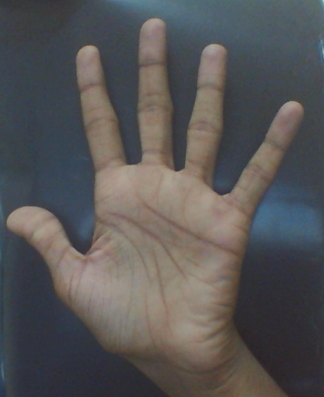
//> input picture testhand.png, 324 x 397 px
$ ./watershedcoins testhand.png   (built with g++ and OpenCV 4)
//> lines starting //> are read from the running program, lines starting //| are printed output that depends on the picture; after the words box and inside, x2 and y2 are one past the last pixel; in counts of white or black regions, pixels touching at a corner belong together
#include<opencv2/opencv.hpp>
#include<iostream>

using namespace cv;
using namespace std;

int value=0.5;

Mat img_gray_d_t_thresh_G;
Mat img_gray_d_t_G;

void dt_thresh_callback(int , void*) {
	//cout<<value<<endl;
	threshold(img_gray_d_t_G, img_gray_d_t_thresh_G, (float) (value/255), 1, THRESH_BINARY);
	imshow("dt-thresh", img_gray_d_t_thresh_G);
}

int main(int argc, char** argv) {
	Mat img_gray = imread(argv[1], CV_LOAD_IMAGE_GRAYSCALE);
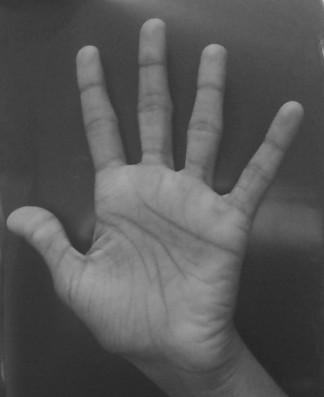
//> img_gray: 397 rows x 324 cols, CV_8UC1; min 37, max 199, mean 86
	Mat img_bgr = imread(argv[1], CV_LOAD_IMAGE_COLOR);
//> img_bgr is the input picture: 397 rows x 324 cols, CV_8UC3; mean B, G, R 86.2, 85.9, 87.7
	Mat img_gray_thresh(img_gray.rows, img_gray.cols, CV_32F, Scalar::all(0));
	Mat img_gray_d_t_thresh(img_gray.rows, img_gray.cols, CV_32F, Scalar::all(0));
	Mat img_gray_d_t(img_gray.rows, img_gray.cols, CV_32F, Scalar::all(0));
	Mat img_gray_otsu(img_gray.rows, img_gray.cols, CV_32F, Scalar::all(0));
	Mat img_gray_otsu_and_lapl(img_gray.rows, img_gray.cols, CV_32F, Scalar::all(0));

	Mat img1(img_gray.rows, img_gray.cols, CV_32F, Scalar::all(0));

	int kernel_size = 5;
	int scale = 1;
	int delta = 0;
	int ddepth = CV_8UC1;

	int dilation_type[] = {0,1,2};
	int dilation_size = 1;

	int erosion_type[] = {0,1,2};
	int erosion_size = 1;

	Mat elementDilate = getStructuringElement( dilation_type[1],
		Size( 2*dilation_size + 1, 2*dilation_size+1 ),
		Point( dilation_size, dilation_size ) );

	Mat elementErode = getStructuringElement( erosion_type[1],
		Size( 2*erosion_size + 1, 2*erosion_size+1 ),
		Point( erosion_size, erosion_size ) );

	threshold(img_gray, img_gray_otsu, 0, 255, THRESH_BINARY + THRESH_OTSU);
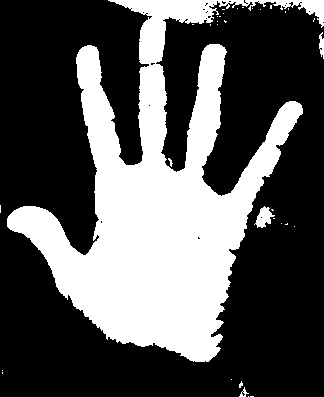
//> img_gray_otsu: 397 rows x 324 cols, CV_8UC1; 33.9% white; 34 white regions (29 under 20 px), largest, box (x1, y1, x2, y2) and area: (7, 0, 324, 362) 43118, (254, 206, 275, 228) 241, (319, 32, 324, 59) 89, (239, 387, 249, 397) 37, (168, 158, 173, 167) 20
	erode(img_gray_otsu, img1, getStructuringElement(erosion_type[1], Size(3,3), Point(1,1)));
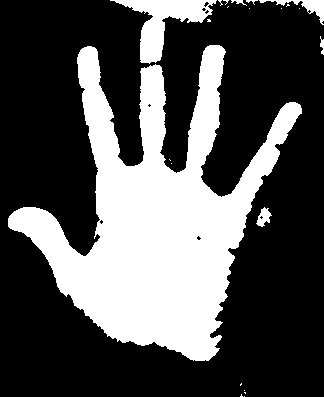
//> img1: 397 rows x 324 cols, CV_8UC1; 31.9% white; 22 white regions (15 under 20 px), largest, box (x1, y1, x2, y2) and area: (8, 45, 302, 361) 37869, (110, 0, 217, 64) 2421, (259, 0, 324, 25) 419
	namedWindow("otsu", WINDOW_AUTOSIZE);
	imshow("otsu", img_gray_otsu);
// [9 lines of commented-out code are left out]

	namedWindow("lapl-img", WINDOW_AUTOSIZE);
	imshow("lapl-img", img_gray);

	GaussianBlur( img_gray, img_gray, Size(5, 5), 2, 100);

	threshold(img_gray, img_gray_thresh, 0, 255, THRESH_BINARY + THRESH_OTSU);
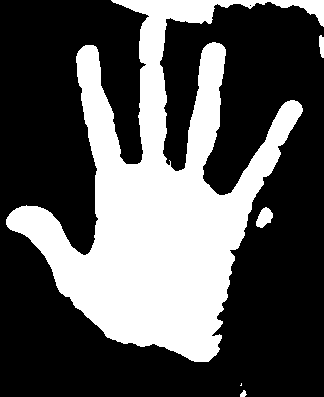
//> img_gray_thresh: 397 rows x 324 cols, CV_8UC1; 33.9% white; 5 white regions (1 under 20 px), largest, box (x1, y1, x2, y2) and area: (6, 0, 324, 362) 43275, (256, 207, 273, 228) 231, (319, 35, 324, 58) 94, (240, 390, 247, 397) 32
	bitwise_not(img_gray_thresh, img_gray_thresh);
	namedWindow("thresh", WINDOW_AUTOSIZE);
	imshow("thresh", img_gray_thresh);

	distanceTransform(img_gray_thresh, img_gray_d_t, CV_DIST_L2, 3);
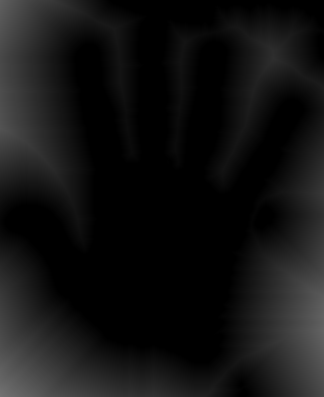
//> img_gray_d_t: 397 rows x 324 cols, CV_32FC1; min 0, max 114.2, mean 19.1
	normalize(img_gray_d_t, img_gray_d_t, 0, 1, NORM_MINMAX);
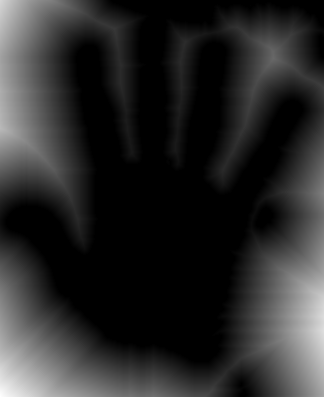
//> img_gray_d_t: 397 rows x 324 cols, CV_32FC1; min 0, max 1, mean 0.167
	namedWindow("dt", WINDOW_AUTOSIZE);
	imshow("dt", img_gray_d_t);

	img_gray_d_t.copyTo(img_gray_d_t_G);

	threshold(img_gray_d_t_G, img_gray_d_t_thresh_G,0.5, 1, THRESH_BINARY);
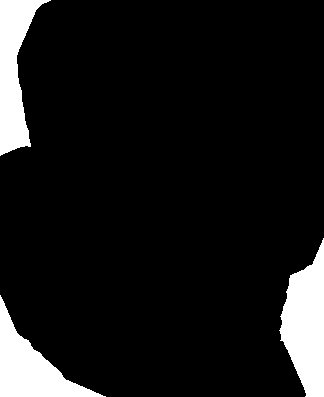
//> img_gray_d_t_thresh_G: 397 rows x 324 cols, CV_32FC1; values 0 (black) and 1 (white), 9.6% white; 3 white regions, box (x1, y1, x2, y2) and area: (279, 238, 324, 397) 4629, (0, 295, 106, 397) 3863, (0, 0, 51, 156) 3834
	namedWindow("dt-thresh", WINDOW_AUTOSIZE);
	imshow("dt-thresh", img_gray_d_t_thresh_G);
	createTrackbar("Threshold value","dt-thresh",&value,255,dt_thresh_callback);

	vector<Vec4i> lines;

	img_gray_d_t_G.convertTo(img_gray_d_t_G, CV_8UC1);

	// [6 lines of commented-out code are left out]

	namedWindow("lines", WINDOW_AUTOSIZE);
	imshow("lines", img_bgr);

	waitKey(0);

	destroyAllWindows();

}

$ run again, on adarshhand.jpg
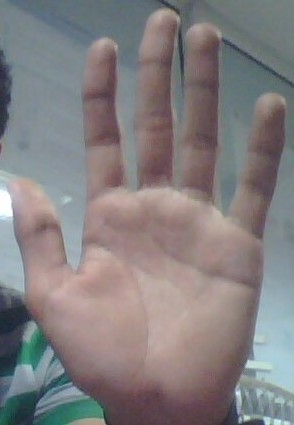
//> input picture adarshhand.jpg, 294 x 425 px
//> img_bgr is the input picture: 425 rows x 294 cols, CV_8UC3; mean B, G, R 127.8, 126.7, 131.1
//> `threshold(img_gray, img_gray_otsu, 0, 255, THRESH_BINARY + THRESH_OTSU);`:
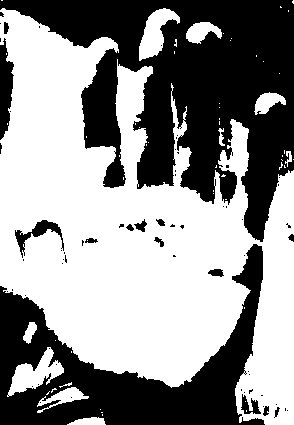
//> img_gray_otsu: 425 rows x 294 cols, CV_8UC1; 56.9% white; 66 black regions (51 under 20 px), largest, box (x1, y1, x2, y2) and area: (0, 0, 294, 242) 34104, (0, 244, 265, 425) 17488, (0, 38, 14, 140) 936
//> img1: 425 rows x 294 cols, CV_8UC1; 53.5% white; 24 black regions (7 under 20 px), largest, box (x1, y1, x2, y2) and area: (0, 0, 294, 243) 36253, (0, 243, 270, 425) 19095, (0, 37, 15, 141) 1077
//> `threshold(img_gray_d_t_G, img_gray_d_t_thresh_G,0.5, 1, THRESH_BINARY);`:
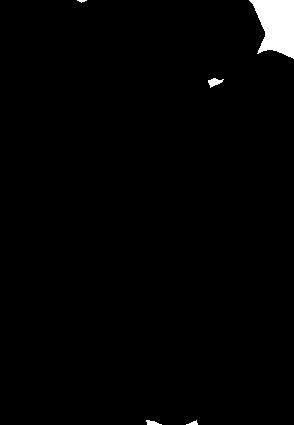
//> img_gray_d_t_thresh_G: 425 rows x 294 cols, CV_32FC1; values 0 (black) and 1 (white), 1.6% white; 5 white regions (1 under 20 px), largest, box (x1, y1, x2, y2) and area: (249, 0, 294, 59) 1843, (208, 78, 224, 88) 85, (146, 420, 162, 425) 50, (186, 420, 198, 425) 32

$ run again, on anirudhhand.jpg
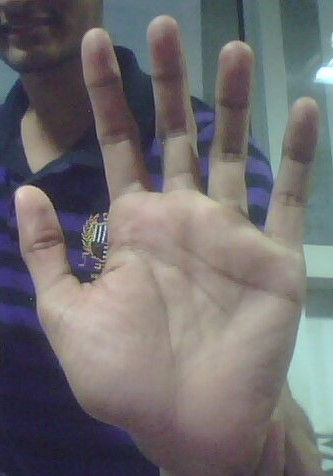
//> input picture anirudhhand.jpg, 333 x 476 px
//> img_bgr is the input picture: 476 rows x 333 cols, CV_8UC3; mean B, G, R 111.3, 108.7, 111.8
//> `threshold(img_gray, img_gray_otsu, 0, 255, THRESH_BINARY + THRESH_OTSU);`:
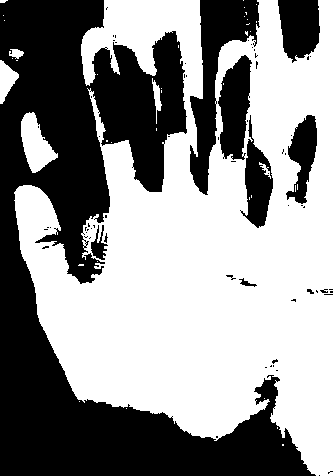
//> img_gray_otsu: 476 rows x 333 cols, CV_8UC1; 56.7% white; 68 black regions (57 under 20 px), largest, box (x1, y1, x2, y2) and area: (0, 0, 316, 476) 55357, (190, 0, 260, 195) 4952, (218, 55, 252, 160) 2436
//> img1: 476 rows x 333 cols, CV_8UC1; 53.8% white; 17 black regions (5 under 20 px), largest, box (x1, y1, x2, y2) and area: (0, 0, 317, 476) 58302, (189, 0, 274, 229) 10334, (277, 0, 321, 64) 2240
//> `threshold(img_gray_d_t_G, img_gray_d_t_thresh_G,0.5, 1, THRESH_BINARY);`:
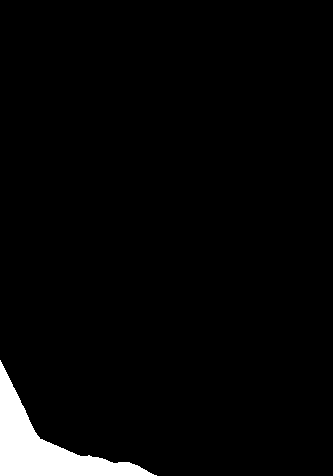
//> img_gray_d_t_thresh_G: 476 rows x 333 cols, CV_32FC1; values 0 (black) and 1 (white), 3.3% white; 1 white region, box (x1, y1, x2, y2) and area: (0, 360, 157, 476) 5247
